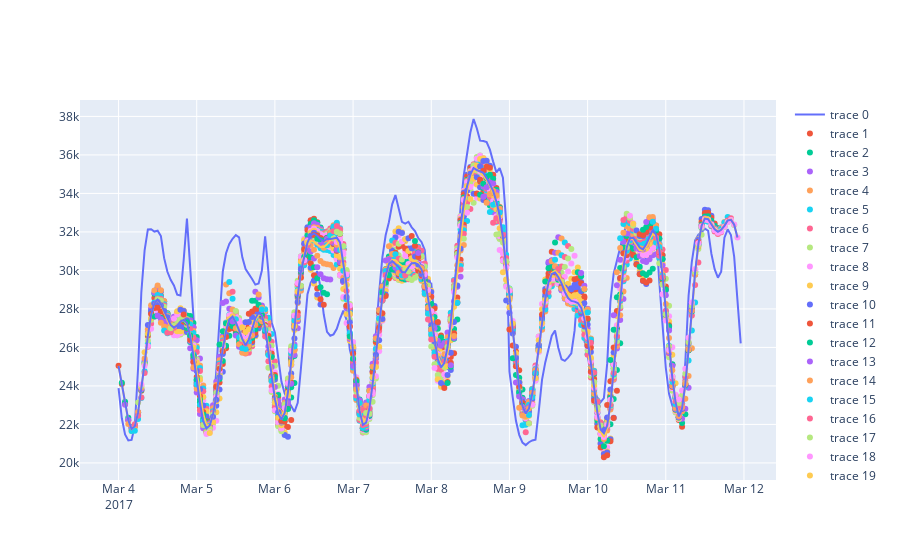

The cell this chart's notebook holds for it:
### Code cell
fig = go.Figure()
df_pred =pd.DataFrame(index=y_test_filtered2.index)
fig.add_trace(go.Scatter(x = y_test_filtered2.index,y=y_test_filtered2[feature]))
for i in range(len(data_x_test)):
    case_test = data_x_test[i].reshape((1,data_x_test[0].shape[0], data_x_test[0].shape[1]))
    Y_test_predictions = pd.Series(model_best_tuned_MS_LSTM.predict(case_test).flatten(),index=pd.date_range(start=idx_test[i],freq='h',periods=24))
    df_pred[f'pred_{i}'] = Y_test_predictions
    fig.add_trace(go.Scatter(x = Y_test_predictions.index,y=Y_test_predictions,mode='markers'))

df_pred['mean'] = df_pred.mean(axis=1)
df_pred['median'] = df_pred.median(axis=1)
fig.add_trace(go.Scatter(x = y_test_filtered2.index,y=df_pred['mean']))
fig.add_trace(go.Scatter(x = y_test_filtered2.index,y=df_pred['median']))
fig.show()
eval_df2  =create_eval_df(df_pred['mean'],y_test_filtered2)
